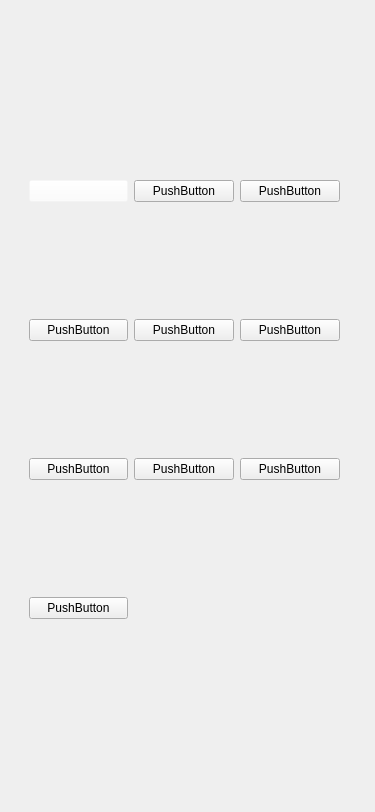
<?xml version="1.0" encoding="UTF-8"?>
<ui version="4.0">
 <class>MainWindow</class>
 <widget class="QMainWindow" name="MainWindow">
  <property name="geometry">
   <rect>
    <x>0</x>
    <y>0</y>
    <width>375</width>
    <height>812</height>
   </rect>
  </property>
  <property name="windowTitle">
   <string>MainWindow</string>
  </property>
  <widget class="QWidget" name="centralwidget">
   <widget class="QStackedWidget" name="main_windows">
    <property name="geometry">
     <rect>
      <x>-1</x>
      <y>-1</y>
      <width>375</width>
      <height>812</height>
     </rect>
    </property>
    <property name="autoFillBackground">
     <bool>false</bool>
    </property>
    <property name="styleSheet">
     <string notr="true"/>
    </property>
    <property name="currentIndex">
     <number>3</number>
    </property>
    <widget class="QWidget" name="page_greet">
     <widget class="QGroupBox" name="group_user_data">
      <property name="geometry">
       <rect>
        <x>60</x>
        <y>220</y>
        <width>255</width>
        <height>300</height>
       </rect>
      </property>
      <property name="font">
       <font>
        <kerning>true</kerning>
       </font>
      </property>
      <property name="title">
       <string/>
      </property>
      <property name="flat">
       <bool>false</bool>
      </property>
      <property name="checkable">
       <bool>false</bool>
      </property>
      <property name="checked">
       <bool>false</bool>
      </property>
      <widget class="QLineEdit" name="input_server_password">
       <property name="geometry">
        <rect>
         <x>25</x>
         <y>160</y>
         <width>205</width>
         <height>40</height>
        </rect>
       </property>
       <property name="statusTip">
        <string/>
       </property>
       <property name="inputMethodHints">
        <set>Qt::ImhHiddenText|Qt::ImhNoAutoUppercase|Qt::ImhNoPredictiveText|Qt::ImhSensitiveData</set>
       </property>
       <property name="text">
        <string/>
       </property>
       <property name="echoMode">
        <enum>QLineEdit::Password</enum>
       </property>
       <property name="placeholderText">
        <string>type password</string>
       </property>
      </widget>
      <widget class="QLineEdit" name="input_server_username">
       <property name="geometry">
        <rect>
         <x>25</x>
         <y>100</y>
         <width>205</width>
         <height>40</height>
        </rect>
       </property>
       <property name="statusTip">
        <string/>
       </property>
       <property name="text">
        <string/>
       </property>
       <property name="placeholderText">
        <string>type login</string>
       </property>
      </widget>
      <widget class="QLineEdit" name="input_server_ip">
       <property name="geometry">
        <rect>
         <x>25</x>
         <y>40</y>
         <width>205</width>
         <height>40</height>
        </rect>
       </property>
       <property name="statusTip">
        <string/>
       </property>
       <property name="text">
        <string/>
       </property>
       <property name="placeholderText">
        <string>type server ip</string>
       </property>
      </widget>
      <widget class="QPushButton" name="button_save">
       <property name="geometry">
        <rect>
         <x>40</x>
         <y>230</y>
         <width>170</width>
         <height>50</height>
        </rect>
       </property>
       <property name="styleSheet">
        <string notr="true"/>
       </property>
       <property name="text">
        <string>Save</string>
       </property>
      </widget>
      <widget class="QLabel" name="label">
       <property name="geometry">
        <rect>
         <x>0</x>
         <y>0</y>
         <width>251</width>
         <height>31</height>
        </rect>
       </property>
       <property name="font">
        <font>
         <family>Comic Sans MS</family>
         <pointsize>16</pointsize>
        </font>
       </property>
       <property name="text">
        <string>Enter your creditenals</string>
       </property>
       <property name="alignment">
        <set>Qt::AlignBottom|Qt::AlignHCenter</set>
       </property>
      </widget>
     </widget>
    </widget>
    <widget class="QWidget" name="page_actions">
     <widget class="QPushButton" name="button_download">
      <property name="geometry">
       <rect>
        <x>100</x>
        <y>420</y>
        <width>175</width>
        <height>50</height>
       </rect>
      </property>
      <property name="text">
       <string>download</string>
      </property>
     </widget>
     <widget class="QPushButton" name="button_upload">
      <property name="geometry">
       <rect>
        <x>100</x>
        <y>290</y>
        <width>175</width>
        <height>50</height>
       </rect>
      </property>
      <property name="text">
       <string>upload</string>
      </property>
     </widget>
     <widget class="QLabel" name="label_2">
      <property name="geometry">
       <rect>
        <x>80</x>
        <y>220</y>
        <width>211</width>
        <height>51</height>
       </rect>
      </property>
      <property name="font">
       <font>
        <family>Comic Sans MS</family>
        <pointsize>15</pointsize>
       </font>
      </property>
      <property name="text">
       <string>Choose what to do</string>
      </property>
      <property name="alignment">
       <set>Qt::AlignBottom|Qt::AlignHCenter</set>
      </property>
     </widget>
    </widget>
    <widget class="QWidget" name="page_download">
     <widget class="QWidget" name="gridLayoutWidget">
      <property name="geometry">
       <rect>
        <x>20</x>
        <y>70</y>
        <width>341</width>
        <height>671</height>
       </rect>
      </property>
      <layout class="QGridLayout" name="layout_gallery">
       <property name="leftMargin">
        <number>0</number>
       </property>
       <property name="spacing">
        <number>10</number>
       </property>
      </layout>
     </widget>
    </widget>
    <widget class="QWidget" name="page_picture">
     <widget class="QWidget" name="gridLayoutWidget_2">
      <property name="geometry">
       <rect>
        <x>30</x>
        <y>70</y>
        <width>311</width>
        <height>661</height>
       </rect>
      </property>
      <layout class="QGridLayout" name="gridLayout">
       <item row="0" column="2">
        <widget class="QPushButton" name="pushButton_2">
         <property name="text">
          <string>PushButton</string>
         </property>
        </widget>
       </item>
       <item row="1" column="0">
        <widget class="QPushButton" name="pushButton_3">
         <property name="text">
          <string>PushButton</string>
         </property>
        </widget>
       </item>
       <item row="0" column="1">
        <widget class="QPushButton" name="pushButton">
         <property name="text">
          <string>PushButton</string>
         </property>
        </widget>
       </item>
       <item row="2" column="0">
        <widget class="QPushButton" name="pushButton_6">
         <property name="text">
          <string>PushButton</string>
         </property>
        </widget>
       </item>
       <item row="2" column="2">
        <widget class="QPushButton" name="pushButton_8">
         <property name="text">
          <string>PushButton</string>
         </property>
        </widget>
       </item>
       <item row="1" column="2">
        <widget class="QPushButton" name="pushButton_5">
         <property name="text">
          <string>PushButton</string>
         </property>
        </widget>
       </item>
       <item row="1" column="1">
        <widget class="QPushButton" name="pushButton_4">
         <property name="text">
          <string>PushButton</string>
         </property>
        </widget>
       </item>
       <item row="2" column="1">
        <widget class="QPushButton" name="pushButton_7">
         <property name="text">
          <string>PushButton</string>
         </property>
        </widget>
       </item>
       <item row="0" column="0">
        <widget class="QPushButton" name="pic_0">
         <property name="maximumSize">
          <size>
           <width>99</width>
           <height>127</height>
          </size>
         </property>
         <property name="layoutDirection">
          <enum>Qt::LeftToRight</enum>
         </property>
         <property name="autoFillBackground">
          <bool>false</bool>
         </property>
         <property name="styleSheet">
          <string notr="true">background: rgba(255, 255, 255, 0.01)</string>
         </property>
         <property name="text">
          <string/>
         </property>
         <property name="icon">
          <iconset>
           <normaloff>../upload/QrcYwgpkZsk.jpg</normaloff>../upload/QrcYwgpkZsk.jpg</iconset>
         </property>
         <property name="iconSize">
          <size>
           <width>99</width>
           <height>127</height>
          </size>
         </property>
         <property name="flat">
          <bool>false</bool>
         </property>
        </widget>
       </item>
       <item row="3" column="0">
        <widget class="QPushButton" name="pushButton_9">
         <property name="text">
          <string>PushButton</string>
         </property>
        </widget>
       </item>
      </layout>
     </widget>
    </widget>
   </widget>
  </widget>
 </widget>
 <resources/>
 <connections/>
</ui>
